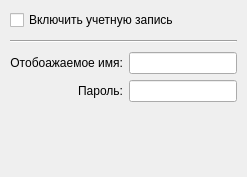
          <widget class="QWidget" name="account_information_tab">
           <attribute name="title">
            <string>Account Information</string>
           </attribute>
           <layout class="QGridLayout" name="account_information_tab_layout">
            <property name="margin">
             <number>10</number>
            </property>
            <item row="0" column="0" colspan="2">
             <widget class="QCheckBox" name="account_enabled_button">
              <property name="text">
               <string>Включить учетную запись</string>
              </property>
             </widget>
            </item>
            <item row="6" column="0" colspan="2">
             <spacer name="account_information_spacer">
              <property name="orientation">
               <enum>Qt::Vertical</enum>
              </property>
              <property name="sizeHint" stdset="0">
               <size>
                <width>20</width>
                <height>40</height>
               </size>
              </property>
             </spacer>
            </item>
            <item row="1" column="0" colspan="2">
             <widget class="Line" name="line">
              <property name="minimumSize">
               <size>
                <width>0</width>
                <height>10</height>
               </size>
              </property>
              <property name="orientation">
               <enum>Qt::Horizontal</enum>
              </property>
             </widget>
            </item>
            <item row="2" column="0">
             <widget class="QLabel" name="display_name_label">
              <property name="text">
               <string>Отобоажаемое имя:</string>
              </property>
              <property name="alignment">
               <set>Qt::AlignRight|Qt::AlignTrailing|Qt::AlignVCenter</set>
              </property>
             </widget>
            </item>
            <item row="2" column="1">
             <widget class="QLineEdit" name="display_name_editor"/>
            </item>
            <item row="3" column="0">
             <widget class="QLabel" name="password_label">
              <property name="text">
               <string>Пароль:</string>
              </property>
              <property name="alignment">
               <set>Qt::AlignRight|Qt::AlignTrailing|Qt::AlignVCenter</set>
              </property>
             </widget>
            </item>
            <item row="3" column="1">
             <widget class="QLineEdit" name="password_editor">
              <property name="echoMode">
               <enum>QLineEdit::Password</enum>
              </property>
             </widget>
            </item>
            <item row="4" column="0" colspan="2">
             <spacer name="account_information_spacer_2">
              <property name="orientation">
               <enum>Qt::Vertical</enum>
              </property>
              <property name="sizeType">
               <enum>QSizePolicy::Fixed</enum>
              </property>
              <property name="sizeHint" stdset="0">
               <size>
                <width>20</width>
                <height>25</height>
               </size>
              </property>
             </spacer>
            </item>
           </layout>
          </widget>
